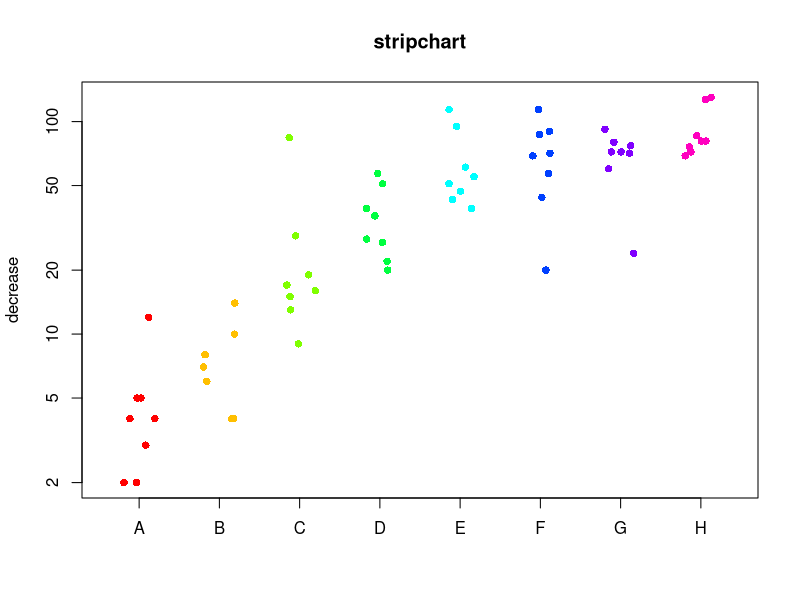
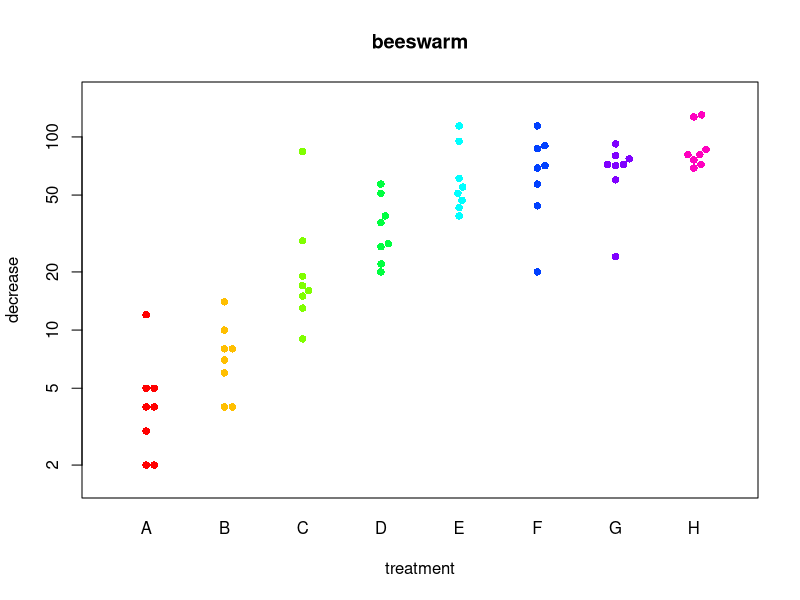
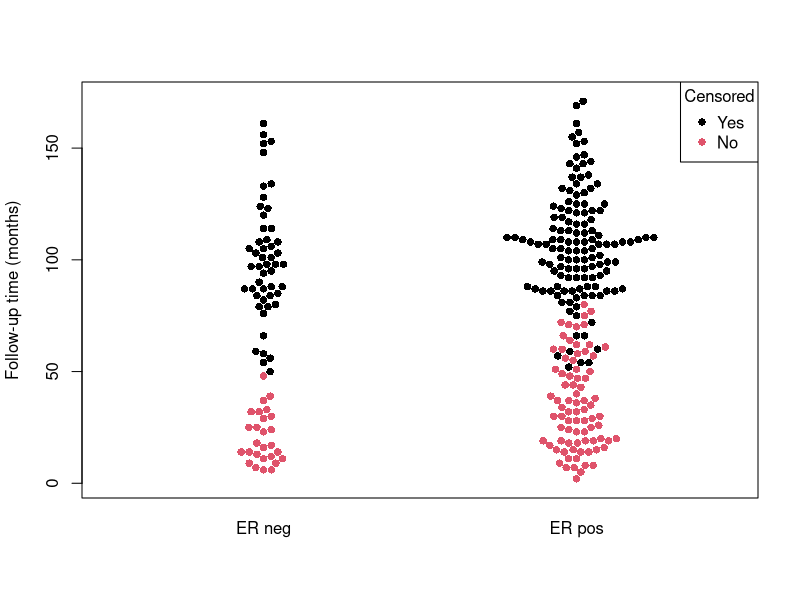
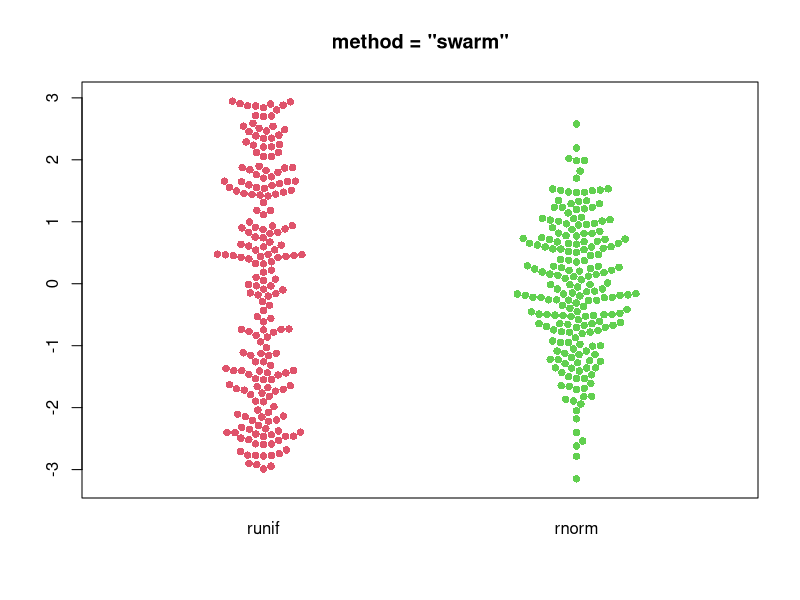
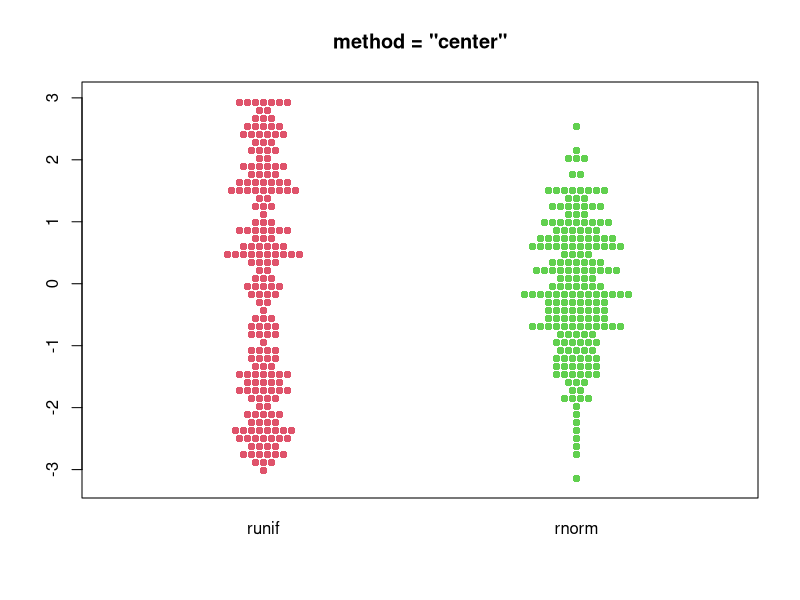
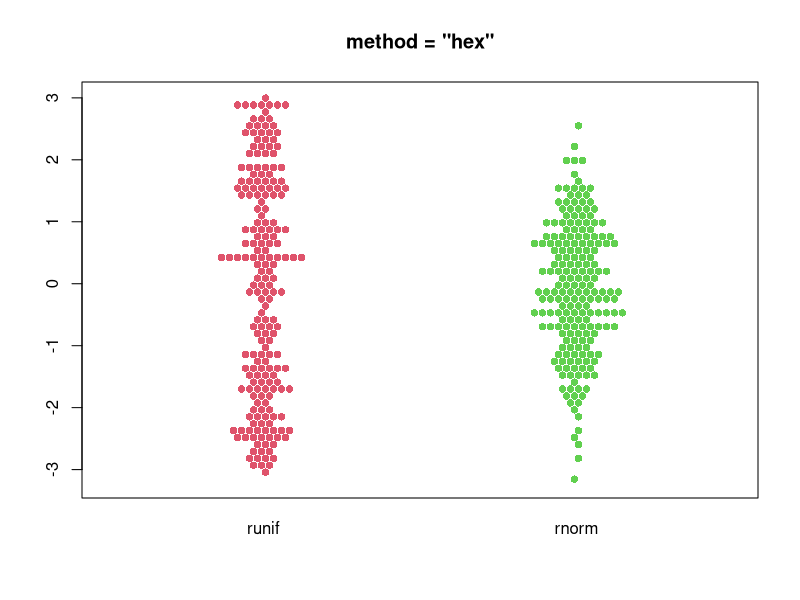
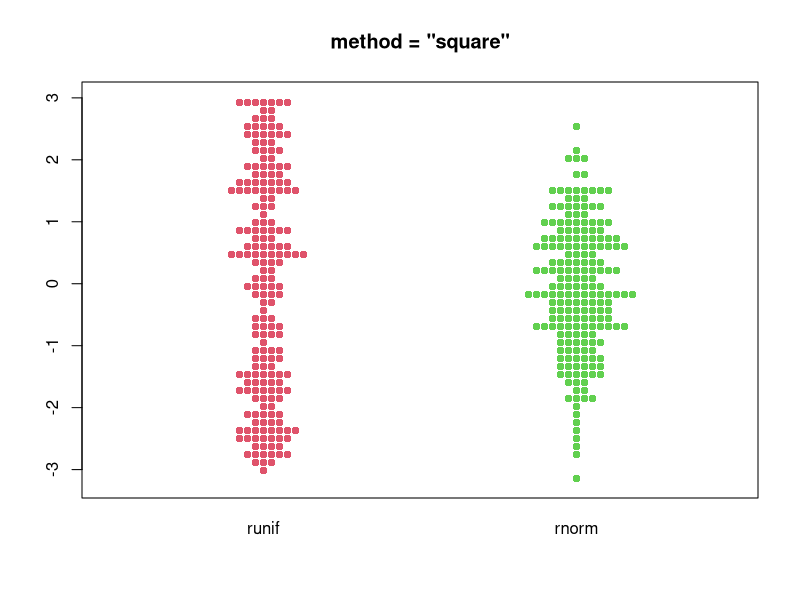

The R source for these figures, in order: (Note: this script raises an error after producing the figures.)
#   __      _____             _              __        _       
# <(o )___ |  _  |___ ___ ___| |_ ___ ___   |  |   ___| |_ ___ 
# ( ._> /  |   __|  _| -_|_ -|  _| -_|_ -|  |  |__| .'| . |_ -|
#  `---'   |__|  |_| |___|___|_| |___|___|  |_____|__,|___|___|
#==============================================================================
# SCATTER PLOT
#==============================================================================
# Title          : beeswarm scatter plot.r
# Description    : beeswarm scatter plotting using {}
# Author         : Isaias V. Prestes <isaias.prestes@gmail.com>
# Date           : 201800404
# Version        : 0.0.3
# Usage          : Run in R 3.4
# Notes          : Source http://www.cbs.dtu.dk/~eklund/beeswarm
# R version      : 3.4
#==============================================================================

# install.packages('beeswarm')

#==============================================================================
# LIBRARY DEPENDENCE
#==============================================================================
library(beeswarm)

#==============================================================================
# Plots
#==============================================================================
stripchart(decrease ~ treatment, data = OrchardSprays, 
  vertical = TRUE, log = "y", method = 'jitter', jitter = 0.2, cex = 1,
  pch = 16, col = rainbow(8),
  main = 'stripchart')
  
beeswarm(decrease ~ treatment, data = OrchardSprays, 
  log = TRUE, pch = 16, col = rainbow(8),
  main = 'beeswarm')
  
  
# Specify color of individual points
data(breast)
beeswarm(time_survival ~ ER, data = breast,
    pch = 16, pwcol = 1 + as.numeric(event_survival),
    xlab = "", ylab = "Follow-up time (months)",
    labels = c("ER neg", "ER pos"))
legend("topright", legend = c("Yes", "No"),
    title = "Censored", pch = 16, col = 1:2)
	
# methods for arranging points
set.seed(666)
n <- 200
distro <- list(runif = runif(n, min = -3, max = 3), 
               rnorm = rnorm(n))
			   
for (m in c("swarm", "center", "hex", "square")) {
  beeswarm(distro, 
    col = 2:3, pch = 16,
    method = m, 
    main = paste('method = "', m, '"', sep = ''))
}

# methods for arranging points (horizontal axis), "corral" methods
for (ii in c("none", "gutter", "wrap", "random", "omit")) {
  beeswarm(distributions, 
    pch = 21, col = 2:4, bg = "#00000050",
    corral = ii, 
    main = paste('corral = "', ii, '"', sep = ''))
}

# combine beeswarms with "boxplot" or "bxplot"
boxplot(len ~ dose, data = ToothGrowth, 
  outline = FALSE,     ## avoid double-plotting outliers, if any
  main = 'boxplot + beeswarm')
  
beeswarm(len ~ dose, data = ToothGrowth, 
  col = 4, pch = 16, add = TRUE)
  
beeswarm(len ~ dose, data = ToothGrowth, 
  col = 4, pch = 16,
  main = 'beeswarm + bxplot')
  
bxplot(len ~ dose, data = ToothGrowth, add = TRUE)
  
# arguments "side" and "priority"
beeswarm(distributions, col = 2:4, 
  main = 'Default')
  
beeswarm(distributions, col = 2:4, side = -1, 
  main = 'side = -1')
  
beeswarm(distributions, col = 2:4, side = 1, 
  main = 'side = 1')
  
beeswarm(distributions, col = 2:4, priority = "descending", 
  main = 'priority = "descending"')
  
beeswarm(distributions, col = 2:4, priority = "random", 
  main = 'priority = "random"')  
  
beeswarm(distributions, col = 2:4, priority = "density", 
  main = 'priority = "density"')  
  
  